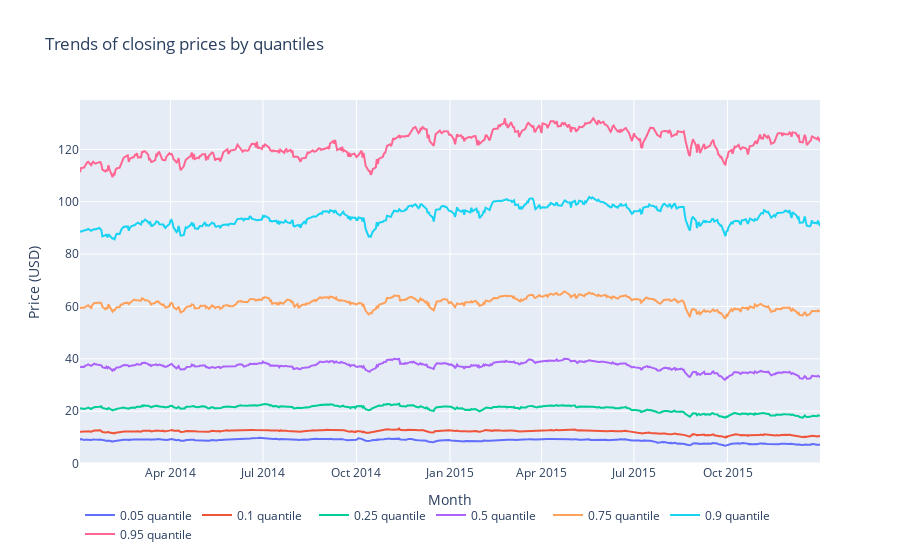

Notebook cell for this chart:
### Markdown cell above
General trends of prices by quantiles

### Code cell
data = []
#market_train_df['close'] = market_train_df['close'] / 20
for i in [0.05, 0.1, 0.25, 0.5, 0.75, 0.9, 0.95]:
    price_df = market_train_df.groupby('time')['close'].quantile(i).reset_index()

    data.append(go.Scatter(
        x = price_df['time'].dt.strftime(date_format='%Y-%m-%d').values,
        y = price_df['close'].values,
        name = f'{i} quantile'
    ))
layout = go.Layout(dict(title = "Trends of closing prices by quantiles",
                  xaxis = dict(title = 'Month'),
                  yaxis = dict(title = 'Price (USD)'),
                  ),legend=dict(
                orientation="h"))
py.iplot(dict(data=data, layout=layout), filename='basic-line')

### Figure 1 — Plotly figure (JSON) as saved in the notebook; plotly's stock layout.template omitted (floating-point values rounded to 4 significant figures; data arrays with more than 128 entries replaced by an {"elided": "..."} marker saying what was removed)
{"data": [{"name": "0.05 quantile", "type": "scatter", "x": {"elided": "504 str values"}, "y": {"elided": "504 float values"}}, {"name": "0.1 quantile", "type": "scatter", "x": {"elided": "504 str values"}, "y": {"elided": "504 float values"}}, {"name": "0.25 quantile", "type": "scatter", "x": {"elided": "504 str values"}, "y": {"elided": "504 float values"}}, {"name": "0.5 quantile", "type": "scatter", "x": {"elided": "504 str values"}, "y": {"elided": "504 float values"}}, {"name": "0.75 quantile", "type": "scatter", "x": {"elided": "504 str values"}, "y": {"elided": "504 float values"}}, {"name": "0.9 quantile", "type": "scatter", "x": {"elided": "504 str values"}, "y": {"elided": "504 float values"}}, {"name": "0.95 quantile", "type": "scatter", "x": {"elided": "504 str values"}, "y": {"elided": "504 float values"}}], "layout": {"legend": {"orientation": "h"}, "title": {"text": "Trends of closing prices by quantiles"}, "xaxis": {"title": {"text": "Month"}}, "yaxis": {"title": {"text": "Price (USD)"}}}}
